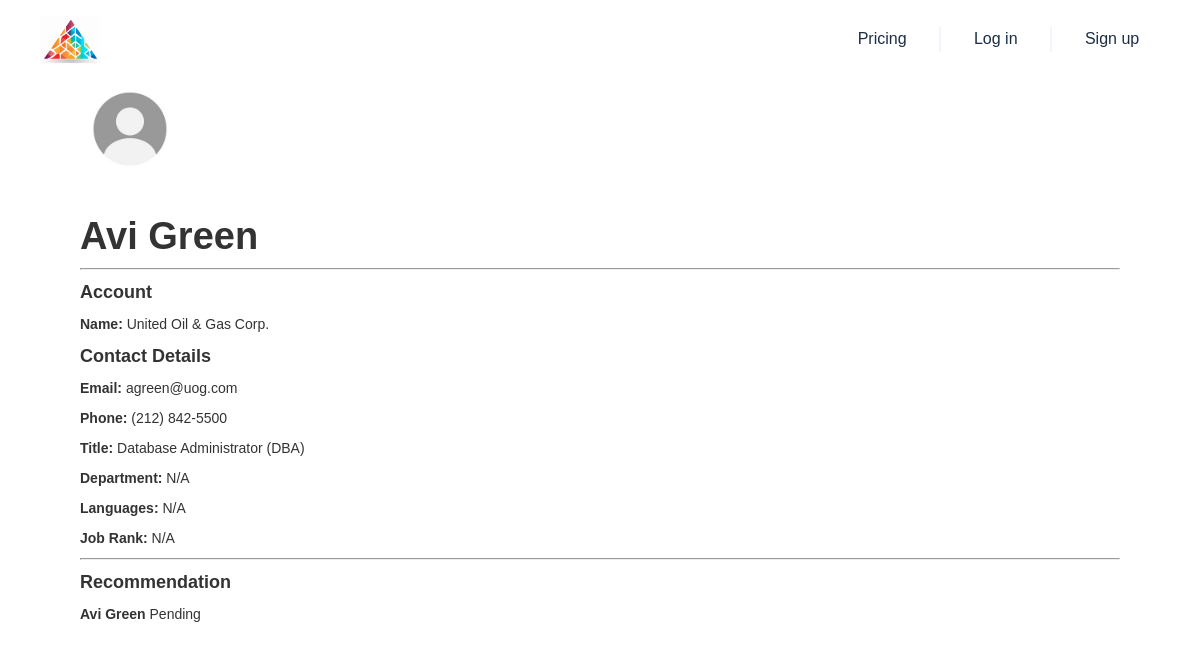
Screenshot of /contact/003Dp000004PLeQIAW with the database file from the repository.
### app/models.py (models this page shows, shortened)
class Contact(db.Model):
    __tablename__ = 'contact'
    Id = db.Column(db.String, primary_key=True)
    IsDeleted = db.Column(db.Boolean)
    MasterRecordId = db.Column(db.String)
    AccountId = db.Column(db.String, db.ForeignKey('account.Id'))
    LastName = db.Column(db.String)
    FirstName = db.Column(db.String)
    Salutation = db.Column(db.String)
    Name = db.Column(db.String)
    MailingStreet = db.Column(db.String)
    MailingCity = db.Column(db.String)
    MailingState = db.Column(db.String)
    MailingPostalCode = db.Column(db.String)
    MailingCountry = db.Column(db.String)
    MailingLatitude = db.Column(db.Float)
    MailingLongitude = db.Column(db.Float)
    MailingGeocodeAccuracy = db.Column(db.String)
    Phone = db.Column(db.String)
    Fax = db.Column(db.String)
    MobilePhone = db.Column(db.String)
    HomePhone = db.Column(db.String)
    OtherPhone = db.Column(db.String)
    AssistantPhone = db.Column(db.String)
    ReportsToId = db.Column(db.String)
    Email = db.Column(db.String)
    Title = db.Column(db.String)
    Department = db.Column(db.String)
    AssistantName = db.Column(db.String)
    LeadSource = db.Column(db.String)
    Birthdate = db.Column(db.Date)
    Description = db.Column(db.String)
    OwnerId = db.Column(db.String)
    CreatedDate = db.Column(db.DateTime)
    CreatedById = db.Column(db.String)
    LastModifiedDate = db.Column(db.DateTime)
    LastModifiedById = db.Column(db.String)
    SystemModstamp = db.Column(db.DateTime)
    LastActivityDate = db.Column(db.Date)
    LastCURequestDate = db.Column(db.Date)
    LastCUUpdateDate = db.Column(db.Date)
    LastViewedDate = db.Column(db.Date)
    LastReferencedDate = db.Column(db.Date)
    EmailBouncedReason = db.Column(db.String)
    EmailBouncedDate = db.Column(db.Date)
    IsEmailBounced = db.Column(db.Boolean)
    PhotoUrl = db.Column(db.String)
    Jigsaw = db.Column(db.String)
    JigsawContactId = db.Column(db.String)
    CleanStatus = db.Column(db.String)
    IndividualId = db.Column(db.String)
    Level__c = db.Column(db.String)
    Languages__c = db.Column(db.String)
    JobRank = db.Column(db.Integer)
    Recommendation = db.Column(db.Text)
    IsPartnerRep = db.Column(db.Boolean, default=False)
    LinkedInUrl = db.Column(db.String)

class Account(db.Model):
    __tablename__ = 'account'
    Id = db.Column(db.String, primary_key=True)
    IsDeleted = db.Column(db.Boolean)
    MasterRecordId = db.Column(db.String)
    Name = db.Column(db.String)
    Type = db.Column(db.String)
    ParentId = db.Column(db.String)
    BillingStreet = db.Column(db.String)
    BillingCity = db.Column(db.String)
    BillingState = db.Column(db.String)
    BillingPostalCode = db.Column(db.String)
    BillingCountry = db.Column(db.String)
    BillingLatitude = db.Column(db.Float)
    BillingLongitude = db.Column(db.Float)
    BillingGeocodeAccuracy = db.Column(db.String)
    ShippingStreet = db.Column(db.String)
    ShippingCity = db.Column(db.String)
    ShippingState = db.Column(db.String)
    ShippingPostalCode = db.Column(db.String)
    ShippingCountry = db.Column(db.String)
    ShippingLatitude = db.Column(db.Float)
    ShippingLongitude = db.Column(db.Float)
    ShippingGeocodeAccuracy = db.Column(db.String)
    Phone = db.Column(db.String)
    Fax = db.Column(db.String)
    AccountNumber = db.Column(db.String)
    Website = db.Column(db.String)
    PhotoUrl = db.Column(db.String)
    Sic = db.Column(db.String)
    Industry = db.Column(db.String)
    AnnualRevenue = db.Column(db.Float)
    NumberOfEmployees = db.Column(db.Integer)
    Ownership = db.Column(db.String)
    TickerSymbol = db.Column(db.String)
    Description = db.Column(db.String)
    Rating = db.Column(db.String)
    Site = db.Column(db.String)
    OwnerId = db.Column(db.String)
    CreatedDate = db.Column(db.DateTime)
    CreatedById = db.Column(db.String)
    LastModifiedDate = db.Column(db.DateTime)
    LastModifiedById = db.Column(db.String)
    SystemModstamp = db.Column(db.DateTime)
    LastActivityDate = db.Column(db.Date)
    LastViewedDate = db.Column(db.Date)
    LastReferencedDate = db.Column(db.Date)
    Jigsaw = db.Column(db.String)
    JigsawCompanyId = db.Column(db.String)
    CleanStatus = db.Column(db.String)
    AccountSource = db.Column(db.String)
    DunsNumber = db.Column(db.String)
    Tradestyle = db.Column(db.String)
    NaicsCode = db.Column(db.String)
    NaicsDesc = db.Column(db.String)
    YearStarted = db.Column(db.String)
    SicDesc = db.Column(db.String)
    DandbCompanyId = db.Column(db.String)
    OperatingHoursId = db.Column(db.String)
    CustomerPriority__c = db.Column(db.String)
    SLA__c = db.Column(db.String)
    Active__c = db.Column(db.String)
    NumberofLocations__c = db.Column(db.Float)
    UpsellOpportunity__c = db.Column(db.String)
    SLASerialNumber__c = db.Column(db.String)
    SLAExpirationDate__c = db.Column(db.Date)
    Rank = db.Column(db.Integer)
    Notes = db.Column(db.Text)
    Score = db.Column(db.Float)
    Overview = db.Column(db.Text)
    Products = db.Column(db.Text)
    Market = db.Column(db.Text)
    Achievements = db.Column(db.Text)
    IndustryPain = db.Column(db.Text)
    Concerns = db.Column(db.Text)
    OperationalChallenges = db.Column(db.Text)
    LatestNews = db.Column(db.Text)
    RecentEvents = db.Column(db.Text)
    CustomerFeedback = db.Column(db.Text)
    RecentPartnerships = db.Column(db.Text)
    Recommendations = db.Column(db.Text)
    Headcount = db.Column(db.Integer)
    TechColumn = db.Column(db.String)
    IntegrationStatus = db.Column(db.Enum('integration', 'neutral', 'competitor', name='integration_status_enum'))
    SubIndustry = db.Column(db.String)

### main.py (the view)
@app.route('/contact/<contact_id>')
def contact_details(contact_id):
    from app.prospecting import prospecting_with_contact
    contact = Contact.query.get(contact_id)
    associated_account = Account.query.get(contact.AccountId)
    rec = contact.Recommendation
    if rec is None:
        def background_task():
            with app.app_context():
                contact.Recommendation = prospecting_with_contact(contact_id)
                db.session.add(contact)
                db.session.commit()
        thread = Thread(target=background_task)
        thread.start()
    return render_template('contact_detail.html', contact=contact, associated_account=associated_account, rec=rec)

### templates/contact_detail.html
{% extends "base.html" %}
{% block content %}
    <div class="container mt-3">
        <div class="row justify-content-center">
            <div class="col-12 text-center mb-4">
                <img src="../static/img/default_profile.jpg" alt="Default Profile" class="img-fluid rounded-circle" style="width: 100px; margin-bottom: 15px;">
                <h1>{{ contact.Name }}</h1>
            </div>
        </div>
        <div class="row">
            <div class="col-md-10 col-sm-12">
                <hr>
                <h4>Account</h4>
                <p><strong>Name:</strong> {{ associated_account.Name }}</p>
                <h4>Contact Details</h4>
                <p><strong>Email:</strong> <a href="mailto:mamaral@acrisure.com">{{ contact.Email or 'N/A'}}</a></p>
                <p><strong>Phone:</strong> {{ contact.Phone or 'N/A' }}</p>
                <p><strong>Title:</strong> {{ contact.Title or 'N/A' }}</p>
                <p><strong>Department:</strong> {{ contact.Department or 'N/A' }}</p>
                <p><strong>Languages:</strong> {{ contact.Languages__c or 'N/A' }}</p>
                <p><strong>Job Rank:</strong> {{ contact.JobRank or 'N/A' }}</p>
            </div>
            <div class="col-md-10 col-sm-12">
                <hr>
                <h4>Recommendation</h4>
                <p><strong>{{ contact.Name }}</strong> {{ rec if rec else 'Pending' }}</p>
            </div>
        </div>
    </div>
{% endblock %}

### templates/base.html (shortened to what this page needs)
<!DOCTYPE html>
<head>
    <link href="../static/css/normalize.css" rel="stylesheet" type="text/css">
    <link href="../static/css/webflow.css" rel="stylesheet" type="text/css">
    <link href="../static/css/code-output.webflow.css" rel="stylesheet" type="text/css">
</head>
<body>
<div class="page-wrapper">
    <div>
        <div data-animation="default" data-collapse="none" data-duration="400" data-easing="ease" data-easing2="ease" role="banner" class="nav w-nav">
            <div class="nav-container ">
                <a href="{{url_for('index')}}" class="nav-logo-link w-inline-block"><img src="../static/img/Screenshot-2023-09-23-at-2.34.00-PM.png" loading="lazy" width="60" height="Auto" alt="" srcset="../static/img/Screenshot-2023-09-23-at-2.34.00-PM.png 500w, ../static/img/Screenshot-2023-09-23-at-2.34.00-PM.png 766w" sizes="60.000003814697266px"></a>
                <nav role="navigation" class="nav-menu w-nav-menu">
                    <a href="{{url_for('pricing_faq')}}" class="icon-button nav-button w-inline-block">
                        <div class="flex-row-center">
                            <div>Pricing</div>
                        </div>
                    </a>
                    <div class="nav-line"></div>
                    {% if current_user.is_authenticated %}
                    <a href="{{url_for('dash')}}" class="icon-button nav-button w-inline-block">
                        <div class="flex-row-center">
                            <div>Dashboard</div>
                        </div>
                    </a>
                    <div class="nav-line"></div>
                    <a href="{{url_for('logout')}}" class="icon-button nav-button w-inline-block">
                        <div class="flex-row-center">
                            <div>Logout</div>
                        </div>
                    </a>
                    {% else %}
                    <a href="{{url_for('login')}}" class="icon-button nav-button w-inline-block">
                        <div class="flex-row-center">
                            <div>Log in</div>
                        </div>
                    </a>
                    <div class="nav-line"></div>
                    <a href="{{url_for('signup')}}" class="icon-button nav-button w-inline-block">
                        <div class="flex-row-center">
                            <div>Sign up</div>
                        </div>
                    </a>
                    {% endif %}
                </nav>
            </div>
        </div>
    </div>
    {% block content %}{% endblock %}
    <br><br>
</div>
</body>
</html>

### static/css/webflow.css (style rules this page uses)
* { -webkit-box-sizing: border-box; -moz-box-sizing: border-box; box-sizing: border-box; }
body { margin: 0; min-height: 100%; background-color: #fff; font-family: Arial, sans-serif; font-size: 14px; line-height: 20px; color: #333; }
img { max-width: 100%; vertical-align: middle; display: inline-block; }
.w-inline-block { max-width: 100%; display: inline-block; }
h1, h2, h3, h4, h5, h6 { font-weight: bold; margin-bottom: 10px; }
h1 { font-size: 38px; line-height: 44px; margin-top: 20px; }
h4 { font-size: 18px; line-height: 24px; margin-top: 10px; }
p { margin-top: 0; margin-bottom: 10px; }
.w-nav { position: relative; background: #dddddd; z-index: 1000; }
.w-nav:before, .w-nav:after { content: " "; display: table; grid-column-start: 1; grid-row-start: 1; grid-column-end: 2; grid-row-end: 2; }
.w-nav:after { clear: both; }
.w-nav-menu { position: relative; float: right; }

### templates/base.html (style rules this page uses)
a { color: inherit; text-decoration: inherit; font-size: inherit; }
.nav-container { display: flex; justify-content: space-between; align-items: center; }

### rows the page displays
Contact: Name "Avi Green", Email "agreen@uog.com", Phone "(212) 842-5500", Title "Database Administrator (DBA)", Department "N/A", Languages__c "N/A", JobRank "N/A"
Account: Name "United Oil & Gas Corp."

### other values shown
{{ rec if rec else 'Pending' }} "Pending"
